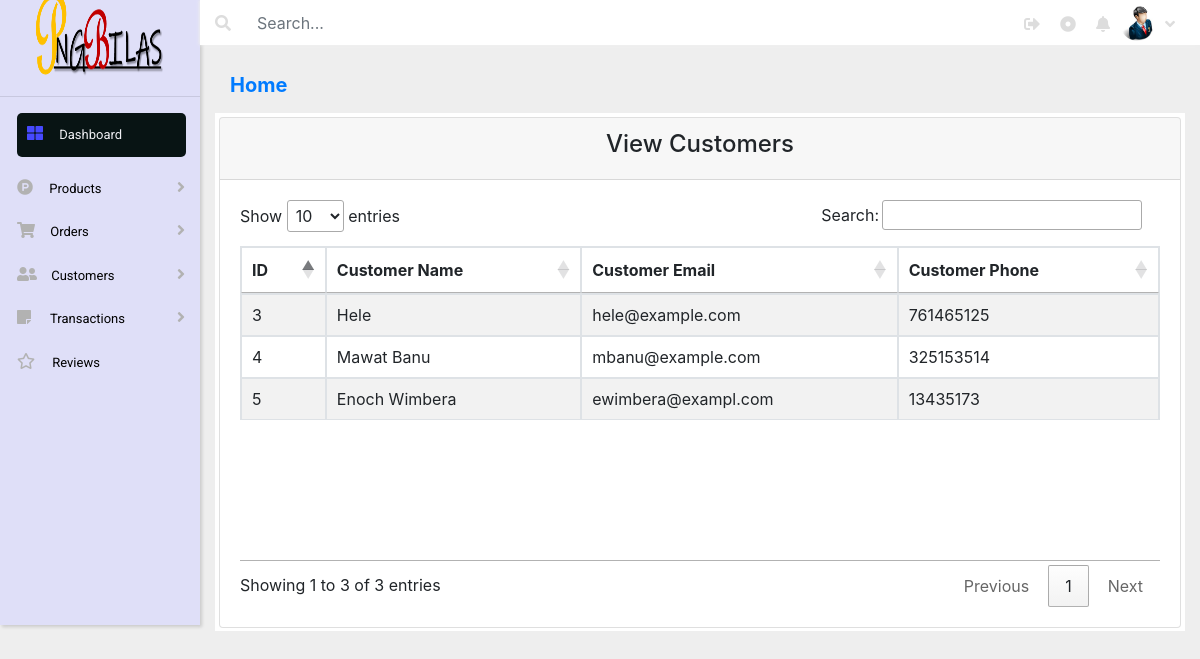
Before: /admin/Index/customerview.php with the older database file.
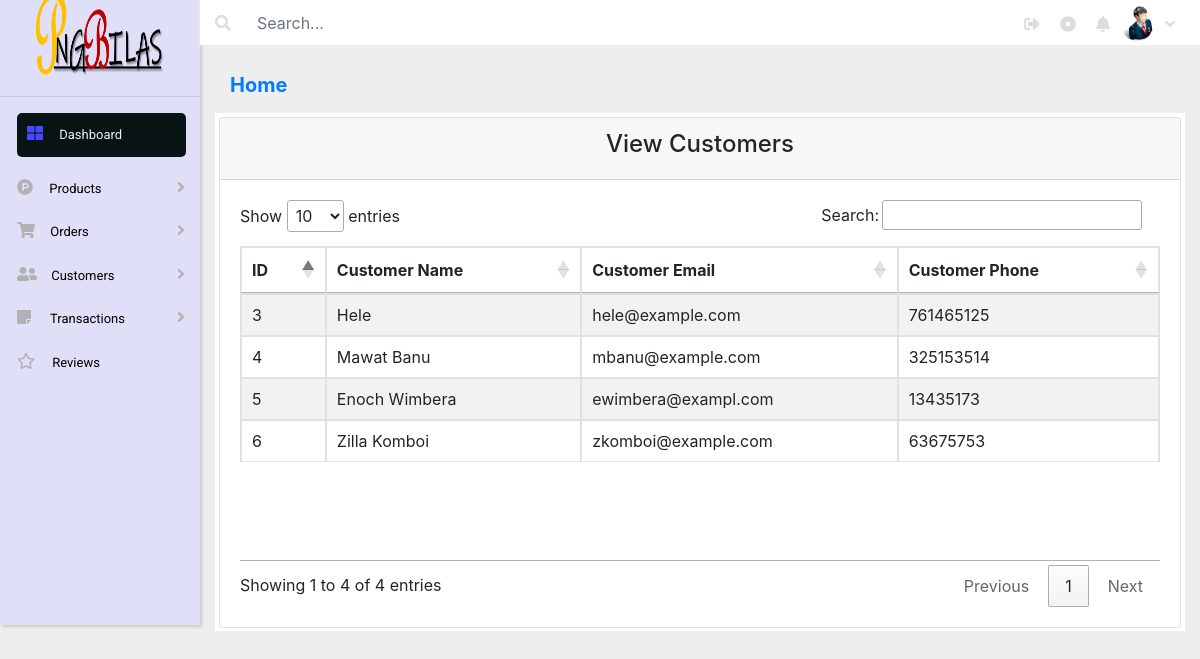
After: the same page with the newer database file.
### tables this page shows
CREATE TABLE `user` (
  `ID` int(5) NOT NULL,
  `customer_name` varchar(20) NOT NULL,
  `customer_mail` varchar(30) NOT NULL,
  `customer_phone` int(10) NOT NULL,
  `username` varchar(20) NOT NULL,
  `password` varchar(20) NOT NULL
);

### admin/Index/customerview.php (the view, shortened to what this page needs)
<?php
include 'include/header.php';
include 'include/sidebar.php';
include 'include/top-header.php';
?>
<div class="container-fluid body-area mt-5">
  <div class="row mt-2">
    <div class="col-md-12 col-sm-12">
      <h5 class="pt-4"><a href="/E-Commerce/admin/Index/index.php" style="text-decoration: none; font-weight: bold;">Home</a>
      </h5>
    </div>
  </div>
  <div class="row">
    <div class="col-md-12 col-sm-12 view-area mt-2 p-1">
      <div class="card">
        <div class="card-header">
          <h4 class="text-center">View Customers</h4>
        </div>
        <div class="card-body">
          <table id="dtBasicExample"
            class="table table-responsive table-striped table-bordered  w-100 d-block d-md-table" cellspacing="0"
            width="100%">
            <thead>
              <th class="th-sm">ID
              </th>
              <th class="th-sm">Customer Name
              </th>
              <th class="th-sm">Customer Email
              </th>
              <th class="th-sm">Customer Phone
              </th>
            </thead>
            <tbody>
              <?php
            include 'Sql/config.php';
            ?>
              <?php
            $sql = "SELECT * FROM user";
            $table = mysqli_query($conn, $sql);
            if(mysqli_num_rows($table)>0){
                while ($row = mysqli_fetch_array($table)) {
                 ?>
              <tr>
                <td>
                  <?php echo $row['ID'];?>
                </td>
                <td>
                  <?php echo $row['customer_name'];?>
                </td>
                <td>
                  <?php echo $row['customer_mail'];?>
                </td>
               <td>
                  <?php echo $row['customer_phone'];?>
                </td>
              </tr>
              <?php
                            }
                          }
                          ?>
            </tbody>
          </table>
        </div>
      </div>
    </div>
  </div>
</div>
</div>
<?php
include 'include/footer.php';
?>

Changed rows visible on the page:
added user: ID "6", customer_name "Zilla Komboi", customer_mail "zkomboi@example.com", customer_phone "63675753"
Other visible differences:
text written by a page script: "Show entries Search: Showing 1 to 3 of 3 entries Previous 1 Next" → "Show entries Search: Showing 1 to 4 of 4 entries Previous 1 Next"
